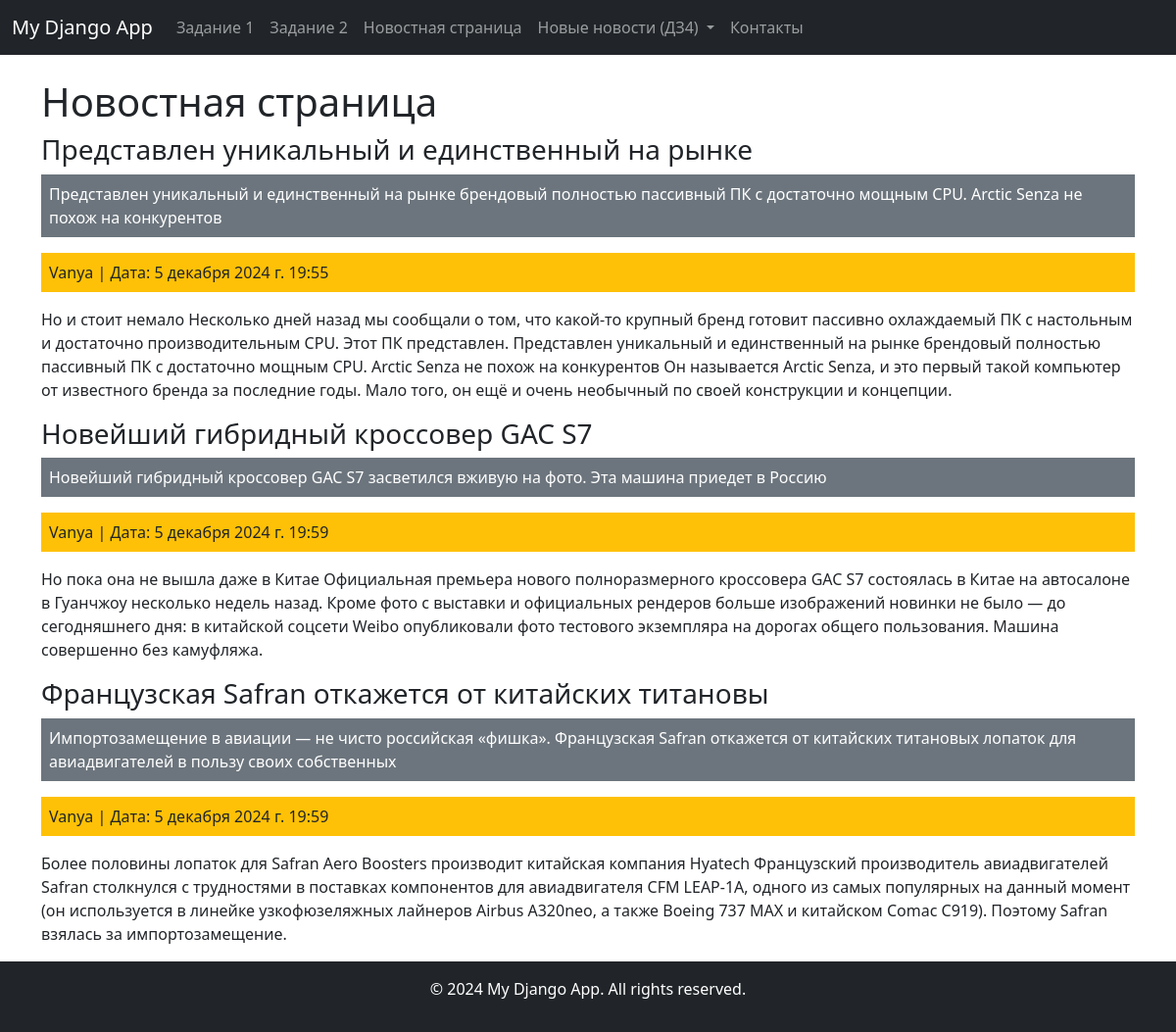
Page /news/ on the committed database.
### news/models.py (models this page shows, shortened)
class News_post(models.Model):
    title = models.CharField('Название новости', max_length=50)
    short_description = models.CharField('Краткое описание новости', max_length=200)
    text = models.TextField('Новость')
    pub_date = models.DateTimeField('Дата публикации')
    user = models.ForeignKey(User, on_delete=models.CASCADE, verbose_name='Автор новости')
    class Meta:
        verbose_name = 'Новость'
        verbose_name_plural = 'Новости'

### news/views.py (the view)
# urls.py: 2. Add a URL to urlpatterns:  path('', views.home, name='home')
def home(request):
	news = News_post.objects.all()
	return render(request, 'news/news.html', {'news': news})

### news/templates/news/news.html (shortened to what this page needs)
{% extends 'allapp/layoute.html' %}
{% block content %}
<h1>Новостная страница</h1>
{% for new in news %}
<div>
    <h3>{{ new.title }}</h3>
    <p class="bg-secondary text-white p-2">{{ new.short_description }}</p>
    <p class="bg-warning p-2">{{ new.user }} | Дата: {{ new.pub_date }}</p>
    <p>{{ new.text }}</p>
</div>
{% endfor %}
{% endblock %}

### rows in the picture
News_post: title "Представлен уникальный и единственный на рынке", short_description "Представлен уникальный и единственный на рынке брендовый полностью пассивный ПК с достаточно мощным CPU. Arctic Senza не похож на конкурентов", user "Vanya", pub_date "5 декабря 2024 г. 19:55", text "Но и стоит немало Несколько дней назад мы сообщали о том, что какой-то крупный бренд готовит пассивно охлаждаемый ПК с настольным и достаточно производительным CPU. Этот ПК представлен. Представлен уникальный и единственный на рынке брендовый полностью пассивный ПК с достаточно мощным CPU. Arctic Senza не похож на конкурентов Он называется Arctic Senza, и это первый такой компьютер от известного бренда за последние годы. Мало того, он ещё и очень необычный по своей конструкции и концепции."
News_post: title "Новейший гибридный кроссовер GAC S7", short_description "Новейший гибридный кроссовер GAC S7 засветился вживую на фото. Эта машина приедет в Россию", user "Vanya", pub_date "5 декабря 2024 г. 19:59", text "Но пока она не вышла даже в Китае Официальная премьера нового полноразмерного кроссовера GAC S7 состоялась в Китае на автосалоне в Гуанчжоу несколько недель назад. Кроме фото с выставки и официальных рендеров больше изображений новинки не было — до сегодняшнего дня: в китайской соцсети Weibo опубликовали фото тестового экземпляра на дорогах общего пользования. Машина совершенно без камуфляжа."
News_post: title "Французская Safran откажется от китайских титановы", short_description "Импортозамещение в авиации — не чисто российская «фишка». Французская Safran откажется от китайских титановых лопаток для авиадвигателей в пользу своих собственных", user "Vanya", pub_date "5 декабря 2024 г. 19:59", text "Более половины лопаток для Safran Aero Boosters производит китайская компания Hyatech Французский производитель авиадвигателей Safran столкнулся с трудностями в поставках компонентов для авиадвигателя CFM LEAP-1A, одного из самых популярных на данный момент (он используется в линейке узкофюзеляжных лайнеров Airbus A320neo, а также Boeing 737 MAX и китайском Comac C919). Поэтому Safran взялась за импортозамещение."
